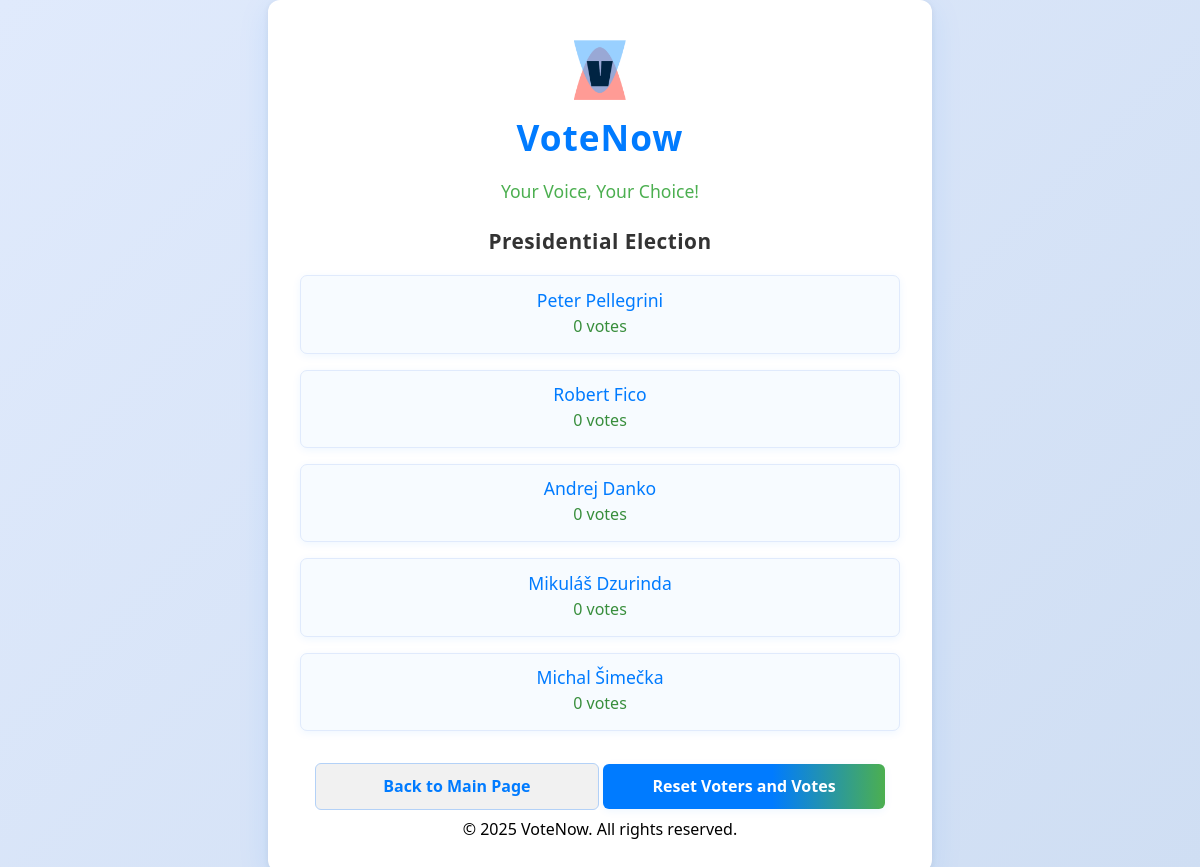
Screenshot of /3/results/ (signed in) with the database file from the repository.
### polls/models.py (models this page shows, shortened)
class Question(models.Model):
    question_text = models.CharField(max_length=200)
    pub_date = models.DateTimeField("date published")

class Choice(models.Model):
    question = models.ForeignKey(Question, on_delete=models.CASCADE)
    choice_text = models.CharField(max_length=200)
    votes = models.IntegerField(default=0)
    voters = models.ManyToManyField(User, related_name="voted_choices", blank=True)

### polls/views.py (the view)
# urls.py: path("<int:question_id>/results/", views.results, name="results"),
@login_required
def results(request, question_id):
    question = get_object_or_404(Question, pk=question_id)
    return render(request, 'polls/results.html', {'question': question})

### polls/templates/polls/results.html (shortened to what this page needs)
{% load static %}
<!DOCTYPE html>
<html lang="en">
<head>
    <link rel="stylesheet" href="{% static 'polls/r-styles.css' %}">
</head>
<body>
    <div class="container">
        <div class="site-header">
            <img src="{% static 'polls/vote-logo.png' %}" alt="VoteNow Logo" class="logo" />
            <h1>VoteNow</h1>
            <p class="tagline">Your Voice, Your Choice!</p>
        </div>
        <h2 class="results-title">{{ question.question_text }}</h2>
        <ul class="results-list">
        {% for choice in question.choice_set.all %}
            <li class="result-choice">
                <span class="choice-text">{{ choice.choice_text }}</span>
                <span class="votes">{{ choice.votes }} vote{{ choice.votes|pluralize }}</span>
            </li>
        {% endfor %}
        </ul>
        <a href="{% url 'polls:index' %}" class="button secondary">Back to Main Page</a>
        {% if user.is_staff %}
            <a href="{% url 'polls:reset_voters' question.id %}" class="button">Reset Voters and Votes</a>
        {% endif %}
        <br>
        &copy; 2025 VoteNow. All rights reserved.
    </div>
</body>
</html>

### polls/static/polls/r-styles.css (style rules this page uses)
body { font-family: 'Segoe UI', 'Roboto', Arial, sans-serif; background: linear-gradient(135deg, #e0eafc 0%, #cfdef3 100%); margin: 0; padding: 0; display: flex; justify-content: center; align-items: center; min-height: 100vh; }
.container { background: white; padding: 2.5em 2em 2em 2em; border-radius: 12px; box-shadow: 0 8px 32px rgba(0, 123, 255, 0.10), 0 1.5px 6px rgba(0,0,0,0.07); max-width: 600px; width: 100%; text-align: center; position: relative; }
.site-header { margin-bottom: 1.5em; }
.logo { width: 60px; height: 60px; object-fit: contain; margin-bottom: 0.5em; }
h1 { font-size: 2.2em; margin: 0 0 0.2em 0; color: #007BFF; letter-spacing: 1px; }
.tagline { font-size: 1.1em; color: #4CAF50; margin-bottom: 0.5em; }
.results-title, h2 { color: #333; margin-bottom: 1em; font-size: 1.3em; letter-spacing: 0.5px; }
.results-list { list-style-type: none; padding: 0; margin-bottom: 1.5em; }
.result-choice { background: #f7fbff; border-radius: 7px; padding: 0.7em 1em; margin-bottom: 1em; display: flex; flex-direction: column; align-items: center; box-shadow: 0 2px 8px rgba(0,123,255,0.07); border: 1.5px solid #e0eafc; }
.choice-text { font-size: 1.1em; color: #007BFF; font-weight: 500; }
.votes { font-size: 1em; color: #388e3c; margin-top: 0.2em; margin-bottom: 0.3em; }
.button, button { background: linear-gradient(90deg, #007BFF 60%, #4CAF50 100%); color: white; border: none; padding: 0.7em 1em; font-size: 1em; border-radius: 6px; cursor: pointer; font-weight: bold; margin-bottom: 0.5em; box-shadow: 0 2px 8px rgba(0,123,255,0.07); transition: background 0.2s, transform 0.2s; width: 100%; max-width: 250px; display: inline-block; }
.button.secondary { background: #f1f1f1; color: #007BFF; border: 1.5px solid #b3d1f7; margin-top: 0.5em; box-shadow: none; }
a { color: #007BFF; text-decoration: none; transition: color 0.2s; }

### rows the page displays
Question: question_text "Presidential Election"
Choice: choice_text "Peter Pellegrini", votes "0"
Choice: choice_text "Robert Fico", votes "0"
Choice: choice_text "Andrej Danko", votes "0"
Choice: choice_text "Mikuláš Dzurinda", votes "0"
Choice: choice_text "Michal Šimečka", votes "0"
